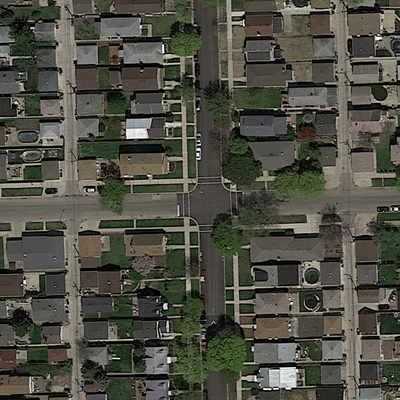
#> input picture cil/training/images/satImage_001.png, 400 x 400 px; its folder holds 4 pictures in this run
$ python linear_model.py
#> lines starting #> are read from the running program, lines starting #| are printed output that depends on the picture
import matplotlib.image as mpimg
import numpy as np
import matplotlib.pyplot as plt
import os,sys
from PIL import Image
from sklearn import linear_model
from tqdm import tqdm
import cv2

patch_size = 16 # each patch is 16*16 pixels
train_dir = '../cil/training/images/'
gt_dir = '../cil/training/groundtruth/'
test_dir = '../cil/test_images/'

# Helper functions
def load_image(infilename):
    data = mpimg.imread(infilename)
    return data

# [21 lines left out: functions img_float_to_uint8, concatenate_images, not called in this run]

def img_crop(im, w, h):
    list_patches = []
    imgwidth = im.shape[0]
    imgheight = im.shape[1]
    is_2d = len(im.shape) < 3
    for i in range(0,imgheight,h):
        for j in range(0,imgwidth,w):
            if is_2d:
                im_patch = im[j:j+w, i:i+h]
            else:
                im_patch = im[j:j+w, i:i+h, :]
            list_patches.append(im_patch)
    return list_patches

# Extract 6-dimensional features consisting of average RGB color as well as variance
# [5 lines left out: function extract_features, not called in this run]

# Extract 2-dimensional features consisting of average gray color as well as variance
def extract_features_2d(img):
    feat_m = np.mean(img)
    feat_v = np.var(img)
    feat = np.append(feat_m, feat_v)
    return feat

# Extract features for a given image
# [36 lines left out: functions extract_img_features, value_to_class, label_to_img, make_img_overlay, not called in this run]


def dataloader(img_dir, gt=False):
    # Loaded a set of images
    files = os.listdir(img_dir)
    n = len(files)
    print("Loading " + str(n) + " images")
    imgs = [load_image(img_dir + files[i]) for i in range(n)]

    # Extract patches from input images
    img_patches = [img_crop(imgs[i], patch_size, patch_size) for i in range(n)]

    # Linearize list of patches
    img_patches = np.asarray([img_patches[i][j] for i in range(len(img_patches)) for j in range(len(img_patches[i]))])

    # Compute features for each image patch
    if gt:
        X = np.asarray([value_to_class(np.mean(img_patches[i])) for i in range(len(img_patches))])
    else:
        X = np.asarray([ extract_features_2d(img_patches[i]) for i in range(len(img_patches))])

    return X


if __name__ == '__main__':
    X = dataloader(train_dir)
#> in load_image, data is the input picture: shape (400, 400, 3) float32; mean R, G, B 0.309, 0.309, 0.268
#> call 2 of load_image, with infilename = '../cil/training/images/satImage_003.png'
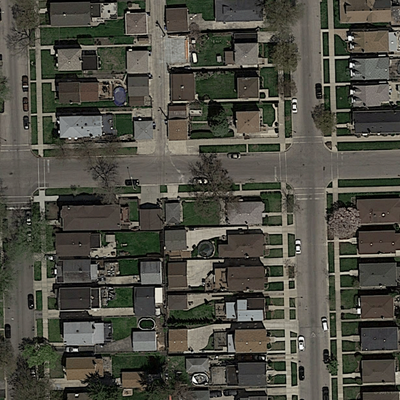
#> input picture cil/training/images/satImage_003.png, 400 x 400 px
#> in load_image, data is the input picture: shape (400, 400, 3) float32; mean R, G, B 0.309, 0.304, 0.266
#> call 3 of load_image, with infilename = '../cil/training/images/satImage_004.png'
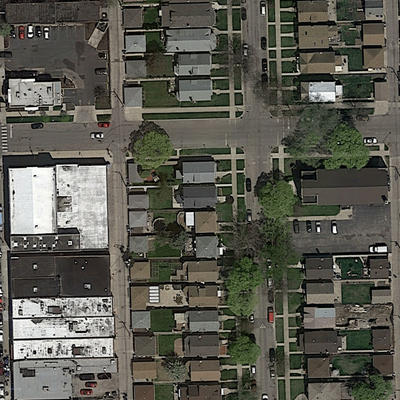
#> input picture cil/training/images/satImage_004.png, 400 x 400 px
#> in load_image, data is the input picture: shape (400, 400, 3) float32; mean R, G, B 0.354, 0.351, 0.315
#> call 4 of load_image, with infilename = '../cil/training/images/satImage_006.png'
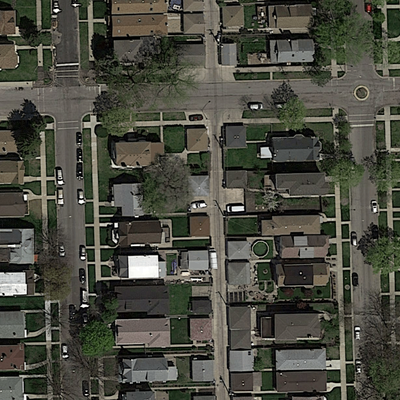
#> input picture cil/training/images/satImage_006.png, 400 x 400 px
#> in load_image, data is the input picture: shape (400, 400, 3) float32; mean R, G, B 0.294, 0.296, 0.255
#> in dataloader, `imgs = [load_image(img_dir + files[i]) for i in range(n)]`: imgs = 4 items
#> after the loop in img_crop, `for i in range(0,imgheight,h):`: list_patches = 625 items
#> in dataloader, `img_patches = [img_crop(imgs[i], patch_size, patch_size) for i in rang..`: img_patches = 4 items
#> in extract_features_2d, `feat_m = np.mean(img)`: feat_m = 0.191
#> in extract_features_2d, `feat_v = np.var(img)`: feat_v = 0.0147
#> in extract_features_2d, `feat = np.append(feat_m, feat_v)`: feat = [0.191, 0.0147]
#> in dataloader, `X = np.asarray([ extract_features_2d(img_patches[i]) for i in range(le..`: X = 2500 pairs, first value 0.0665 to 0.951, second value 0.000189 to 0.165
    print(X.shape)
#| (2500, 2)
    Y = dataloader(gt_dir, True)
#> (the run stopped early here; a loop or call above may not have finished)
